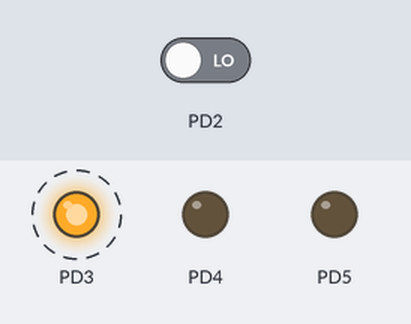
A program run on a simulated ATmega328P, built with avr-gcc and emulated at 16 MHz (the files do not name the chip). Shown: output pins drawn as LEDs (lit = HIGH). Dashed ring = blinking. Inputs (shaded band) come from the test bench; at power-on: PD2 LOW.

Above: at 6.8 s.
6.9 s: PD2 driven HIGH
At 7.3 s:
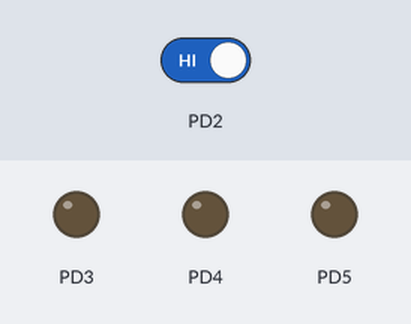
At 8.5 s:
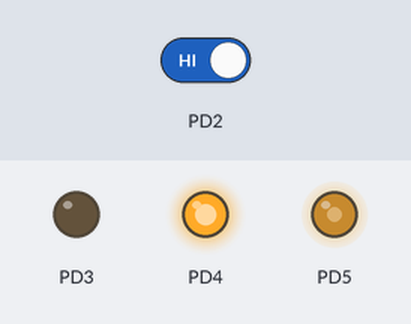
13.3 s: PD2 driven LOW
At 14.1 s:
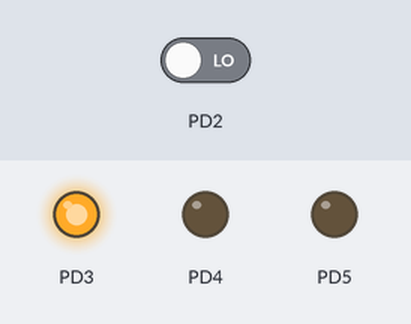
Timing chart, 0 to 22.8 s (numbered marks = the images above; inputs shaded):
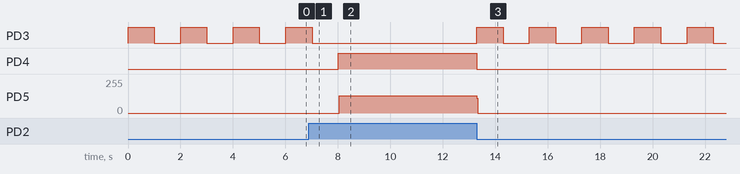

The program:

main.cpp
```cpp
#define F_CPU 16000000UL

#include <avr/io.h>
#include <util/delay.h>


// Function to generate tone
void tone(unsigned int frequency, unsigned int duration_ms)
{
    unsigned long i;
    unsigned long delay_us;

    // Half period calculation
    delay_us = 1000000UL / (frequency * 2);

    // Generate square wave
    for(i = 0; i < ((unsigned long)duration_ms * 1000UL) / (delay_us * 2); i++)
    {
        PORTD |= (1 << PD5);
        _delay_us(delay_us);

        PORTD &= ~(1 << PD5);
        _delay_us(delay_us);
    }
}

int main(void)
{
    // Configure LEDs and buzzer as OUTPUT
    DDRD |= (1 << PD3);
    DDRD |= (1 << PD4);
    DDRD |= (1 << PD5);

    // Configure PIR sensor as INPUT
    DDRD &= ~(1 << PD2);

    while(1)
    {
        // Blink status LED
        PORTD |= (1 << PD3);
        _delay_ms(1000);

        PORTD &= ~(1 << PD3);
        _delay_ms(1000);

        // Check PIR sensor
        if(PIND & (1 << PD2))
        {
            // Motion detected
            PORTD |= (1 << PD4);

            // Generate buzzer sound
            tone(1000, 5000);   // 1000Hz for 5 seconds

            // Turn OFF alert LED
            PORTD &= ~(1 << PD4);
        }
    }

    return 0;
}
```

Measured:
- after the input at 6.9 s, PD4: LOW → HIGH after 1.1 s, → LOW 5.3 s later; PD5: 0/255 → 130/255 after 1.2 s
- after the input at 13.3 s, PD4: stays LOW (without the input it goes to HIGH after 2.0 s); PD5: goes on until 13.3 s, then stays 0/255
- by itself, PD3: alternates HIGH for 1.0 s and LOW for 1.0 s
